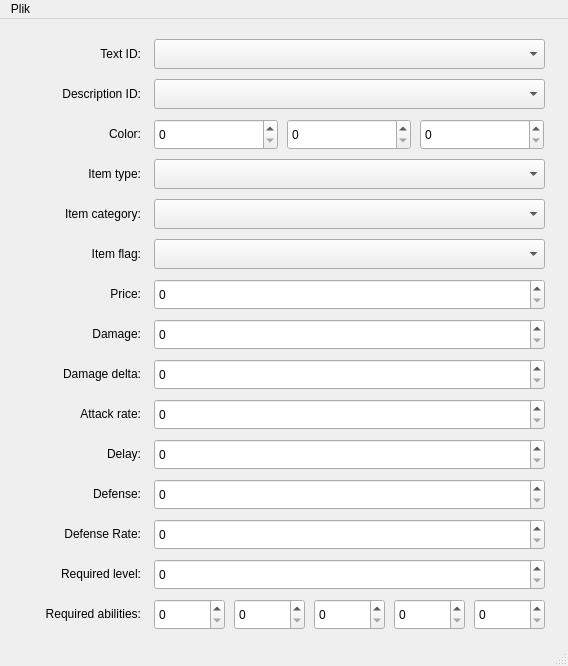
<?xml version="1.0" encoding="UTF-8"?>
<ui version="4.0">
 <class>ItemEditor</class>
 <widget class="QMainWindow" name="ItemEditor">
  <property name="geometry">
   <rect>
    <x>0</x>
    <y>0</y>
    <width>568</width>
    <height>666</height>
   </rect>
  </property>
  <property name="windowTitle">
   <string>Item Editor</string>
  </property>
  <widget class="QWidget" name="centralwidget">
   <widget class="QComboBox" name="nameIDBox">
    <property name="geometry">
     <rect>
      <x>154</x>
      <y>20</y>
      <width>391</width>
      <height>30</height>
     </rect>
    </property>
   </widget>
   <widget class="QComboBox" name="descriptionIDBox">
    <property name="geometry">
     <rect>
      <x>154</x>
      <y>60</y>
      <width>391</width>
      <height>30</height>
     </rect>
    </property>
   </widget>
   <widget class="QSpinBox" name="colorRedBox">
    <property name="geometry">
     <rect>
      <x>154</x>
      <y>100</y>
      <width>124</width>
      <height>31</height>
     </rect>
    </property>
    <property name="maximum">
     <number>255</number>
    </property>
   </widget>
   <widget class="QSpinBox" name="colorGreenBox">
    <property name="geometry">
     <rect>
      <x>287</x>
      <y>100</y>
      <width>124</width>
      <height>31</height>
     </rect>
    </property>
    <property name="maximum">
     <number>255</number>
    </property>
   </widget>
   <widget class="QSpinBox" name="colorBlueBox">
    <property name="geometry">
     <rect>
      <x>420</x>
      <y>100</y>
      <width>124</width>
      <height>31</height>
     </rect>
    </property>
    <property name="maximum">
     <number>255</number>
    </property>
   </widget>
   <widget class="QComboBox" name="typeBox">
    <property name="geometry">
     <rect>
      <x>154</x>
      <y>140</y>
      <width>391</width>
      <height>30</height>
     </rect>
    </property>
   </widget>
   <widget class="QComboBox" name="categoryBox">
    <property name="geometry">
     <rect>
      <x>154</x>
      <y>180</y>
      <width>391</width>
      <height>30</height>
     </rect>
    </property>
   </widget>
   <widget class="QComboBox" name="flagBox">
    <property name="geometry">
     <rect>
      <x>154</x>
      <y>220</y>
      <width>391</width>
      <height>30</height>
     </rect>
    </property>
   </widget>
   <widget class="QSpinBox" name="priceBox">
    <property name="geometry">
     <rect>
      <x>154</x>
      <y>260</y>
      <width>391</width>
      <height>31</height>
     </rect>
    </property>
    <property name="maximum">
     <number>999999999</number>
    </property>
   </widget>
   <widget class="QSpinBox" name="damageBox">
    <property name="geometry">
     <rect>
      <x>154</x>
      <y>300</y>
      <width>391</width>
      <height>31</height>
     </rect>
    </property>
    <property name="maximum">
     <number>999999999</number>
    </property>
   </widget>
   <widget class="QSpinBox" name="damageDeltaBox">
    <property name="geometry">
     <rect>
      <x>154</x>
      <y>340</y>
      <width>391</width>
      <height>31</height>
     </rect>
    </property>
    <property name="maximum">
     <number>999999999</number>
    </property>
   </widget>
   <widget class="QSpinBox" name="attackRateBox">
    <property name="geometry">
     <rect>
      <x>154</x>
      <y>380</y>
      <width>391</width>
      <height>31</height>
     </rect>
    </property>
    <property name="maximum">
     <number>999999999</number>
    </property>
   </widget>
   <widget class="QSpinBox" name="delayBox">
    <property name="geometry">
     <rect>
      <x>154</x>
      <y>420</y>
      <width>391</width>
      <height>31</height>
     </rect>
    </property>
    <property name="maximum">
     <number>999999999</number>
    </property>
   </widget>
   <widget class="QSpinBox" name="defenseBox">
    <property name="geometry">
     <rect>
      <x>154</x>
      <y>460</y>
      <width>391</width>
      <height>31</height>
     </rect>
    </property>
    <property name="maximum">
     <number>999999999</number>
    </property>
   </widget>
   <widget class="QSpinBox" name="defenseRateBox">
    <property name="geometry">
     <rect>
      <x>154</x>
      <y>500</y>
      <width>391</width>
      <height>31</height>
     </rect>
    </property>
    <property name="maximum">
     <number>999999999</number>
    </property>
   </widget>
   <widget class="QSpinBox" name="requiredLevelBox">
    <property name="geometry">
     <rect>
      <x>154</x>
      <y>540</y>
      <width>391</width>
      <height>31</height>
     </rect>
    </property>
    <property name="maximum">
     <number>999999999</number>
    </property>
   </widget>
   <widget class="QSpinBox" name="requiredStrengthBox">
    <property name="geometry">
     <rect>
      <x>154</x>
      <y>580</y>
      <width>71</width>
      <height>31</height>
     </rect>
    </property>
    <property name="maximum">
     <number>999999999</number>
    </property>
   </widget>
   <widget class="QSpinBox" name="requiredDexterityBox">
    <property name="geometry">
     <rect>
      <x>234</x>
      <y>580</y>
      <width>71</width>
      <height>31</height>
     </rect>
    </property>
    <property name="maximum">
     <number>999999999</number>
    </property>
   </widget>
   <widget class="QSpinBox" name="requiredConstitutionBox">
    <property name="geometry">
     <rect>
      <x>314</x>
      <y>580</y>
      <width>71</width>
      <height>31</height>
     </rect>
    </property>
    <property name="maximum">
     <number>999999999</number>
    </property>
   </widget>
   <widget class="QSpinBox" name="requiredIntelligenceBox">
    <property name="geometry">
     <rect>
      <x>394</x>
      <y>580</y>
      <width>71</width>
      <height>31</height>
     </rect>
    </property>
    <property name="maximum">
     <number>999999999</number>
    </property>
   </widget>
   <widget class="QSpinBox" name="requiredWisdomBox">
    <property name="geometry">
     <rect>
      <x>474</x>
      <y>580</y>
      <width>71</width>
      <height>31</height>
     </rect>
    </property>
    <property name="maximum">
     <number>999999999</number>
    </property>
   </widget>
   <widget class="QLabel" name="nameIDLabel">
    <property name="geometry">
     <rect>
      <x>10</x>
      <y>20</y>
      <width>131</width>
      <height>30</height>
     </rect>
    </property>
    <property name="text">
     <string>Text ID:</string>
    </property>
    <property name="alignment">
     <set>Qt::AlignRight|Qt::AlignTrailing|Qt::AlignVCenter</set>
    </property>
   </widget>
   <widget class="QLabel" name="descriptionIDLabel">
    <property name="geometry">
     <rect>
      <x>10</x>
      <y>60</y>
      <width>131</width>
      <height>30</height>
     </rect>
    </property>
    <property name="text">
     <string>Description ID:</string>
    </property>
    <property name="alignment">
     <set>Qt::AlignRight|Qt::AlignTrailing|Qt::AlignVCenter</set>
    </property>
   </widget>
   <widget class="QLabel" name="colorLabel">
    <property name="geometry">
     <rect>
      <x>10</x>
      <y>100</y>
      <width>131</width>
      <height>30</height>
     </rect>
    </property>
    <property name="text">
     <string>Color:</string>
    </property>
    <property name="alignment">
     <set>Qt::AlignRight|Qt::AlignTrailing|Qt::AlignVCenter</set>
    </property>
   </widget>
   <widget class="QLabel" name="typeLabel">
    <property name="geometry">
     <rect>
      <x>10</x>
      <y>140</y>
      <width>131</width>
      <height>30</height>
     </rect>
    </property>
    <property name="text">
     <string>Item type:</string>
    </property>
    <property name="alignment">
     <set>Qt::AlignRight|Qt::AlignTrailing|Qt::AlignVCenter</set>
    </property>
   </widget>
   <widget class="QLabel" name="categoryLabel">
    <property name="geometry">
     <rect>
      <x>10</x>
      <y>180</y>
      <width>131</width>
      <height>30</height>
     </rect>
    </property>
    <property name="text">
     <string>Item category:</string>
    </property>
    <property name="alignment">
     <set>Qt::AlignRight|Qt::AlignTrailing|Qt::AlignVCenter</set>
    </property>
   </widget>
   <widget class="QLabel" name="flagLabel">
    <property name="geometry">
     <rect>
      <x>10</x>
      <y>220</y>
      <width>131</width>
      <height>30</height>
     </rect>
    </property>
    <property name="text">
     <string>Item flag:</string>
    </property>
    <property name="alignment">
     <set>Qt::AlignRight|Qt::AlignTrailing|Qt::AlignVCenter</set>
    </property>
   </widget>
   <widget class="QLabel" name="priceLabel">
    <property name="geometry">
     <rect>
      <x>10</x>
      <y>260</y>
      <width>131</width>
      <height>30</height>
     </rect>
    </property>
    <property name="text">
     <string>Price:</string>
    </property>
    <property name="alignment">
     <set>Qt::AlignRight|Qt::AlignTrailing|Qt::AlignVCenter</set>
    </property>
   </widget>
   <widget class="QLabel" name="damageLabel">
    <property name="geometry">
     <rect>
      <x>10</x>
      <y>300</y>
      <width>131</width>
      <height>30</height>
     </rect>
    </property>
    <property name="text">
     <string>Damage:</string>
    </property>
    <property name="alignment">
     <set>Qt::AlignRight|Qt::AlignTrailing|Qt::AlignVCenter</set>
    </property>
   </widget>
   <widget class="QLabel" name="damageDeltaLabel">
    <property name="geometry">
     <rect>
      <x>10</x>
      <y>340</y>
      <width>131</width>
      <height>30</height>
     </rect>
    </property>
    <property name="text">
     <string>Damage delta:</string>
    </property>
    <property name="alignment">
     <set>Qt::AlignRight|Qt::AlignTrailing|Qt::AlignVCenter</set>
    </property>
   </widget>
   <widget class="QLabel" name="attackRateLabel">
    <property name="geometry">
     <rect>
      <x>10</x>
      <y>380</y>
      <width>131</width>
      <height>30</height>
     </rect>
    </property>
    <property name="text">
     <string>Attack rate:</string>
    </property>
    <property name="alignment">
     <set>Qt::AlignRight|Qt::AlignTrailing|Qt::AlignVCenter</set>
    </property>
   </widget>
   <widget class="QLabel" name="delayLabel">
    <property name="geometry">
     <rect>
      <x>10</x>
      <y>420</y>
      <width>131</width>
      <height>30</height>
     </rect>
    </property>
    <property name="text">
     <string>Delay:</string>
    </property>
    <property name="alignment">
     <set>Qt::AlignRight|Qt::AlignTrailing|Qt::AlignVCenter</set>
    </property>
   </widget>
   <widget class="QLabel" name="defenseLabel">
    <property name="geometry">
     <rect>
      <x>10</x>
      <y>460</y>
      <width>131</width>
      <height>30</height>
     </rect>
    </property>
    <property name="text">
     <string>Defense:</string>
    </property>
    <property name="alignment">
     <set>Qt::AlignRight|Qt::AlignTrailing|Qt::AlignVCenter</set>
    </property>
   </widget>
   <widget class="QLabel" name="defenseRateLabel">
    <property name="geometry">
     <rect>
      <x>10</x>
      <y>500</y>
      <width>131</width>
      <height>30</height>
     </rect>
    </property>
    <property name="layoutDirection">
     <enum>Qt::LeftToRight</enum>
    </property>
    <property name="text">
     <string>Defense Rate:</string>
    </property>
    <property name="alignment">
     <set>Qt::AlignRight|Qt::AlignTrailing|Qt::AlignVCenter</set>
    </property>
   </widget>
   <widget class="QLabel" name="requiredLevelLabel">
    <property name="geometry">
     <rect>
      <x>10</x>
      <y>540</y>
      <width>131</width>
      <height>30</height>
     </rect>
    </property>
    <property name="layoutDirection">
     <enum>Qt::LeftToRight</enum>
    </property>
    <property name="text">
     <string>Required level:</string>
    </property>
    <property name="alignment">
     <set>Qt::AlignRight|Qt::AlignTrailing|Qt::AlignVCenter</set>
    </property>
   </widget>
   <widget class="QLabel" name="requiredAbilitiesLabel">
    <property name="geometry">
     <rect>
      <x>10</x>
      <y>580</y>
      <width>131</width>
      <height>30</height>
     </rect>
    </property>
    <property name="layoutDirection">
     <enum>Qt::LeftToRight</enum>
    </property>
    <property name="text">
     <string>Required abilities:</string>
    </property>
    <property name="alignment">
     <set>Qt::AlignRight|Qt::AlignTrailing|Qt::AlignVCenter</set>
    </property>
   </widget>
  </widget>
  <widget class="QMenuBar" name="menubar">
   <property name="geometry">
    <rect>
     <x>0</x>
     <y>0</y>
     <width>568</width>
     <height>23</height>
    </rect>
   </property>
   <widget class="QMenu" name="menuFile">
    <property name="title">
     <string>Plik</string>
    </property>
    <addaction name="actionOpen"/>
    <addaction name="actionSave"/>
    <addaction name="actionSaveAs"/>
    <addaction name="separator"/>
    <addaction name="actionExit"/>
   </widget>
   <addaction name="menuFile"/>
  </widget>
  <widget class="QStatusBar" name="statusbar"/>
  <action name="actionOpen">
   <property name="text">
    <string>Otwórz</string>
   </property>
  </action>
  <action name="actionSave">
   <property name="text">
    <string>Zapisz</string>
   </property>
  </action>
  <action name="actionSaveAs">
   <property name="text">
    <string>Zapisz jako</string>
   </property>
  </action>
  <action name="actionExit">
   <property name="text">
    <string>Zakończ</string>
   </property>
  </action>
 </widget>
 <resources/>
 <connections/>
</ui>
